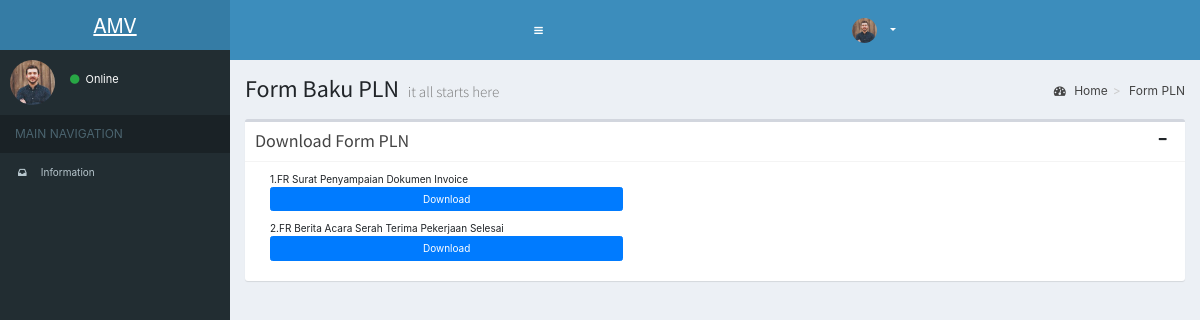
Screenshot of /index.php/admin with the database file from the repository.
### tables this page shows
CREATE TABLE `form` (
  `id_form` int(11) NOT NULL AUTO_INCREMENT,
  `judul_form` varchar(100) DEFAULT NULL,
  `nama_file` text,
  KEY `id_form` (`id_form`)
);

### application/controllers/Admin.php (called while the page is built, shortened)
<?php
class Admin extends CI_Controller
{
	public function __construct()
	{
		$this->load->database();
		$this->load->helper(array('form', 'url'));
		$this->load->library(array('form_validation', 'session', 'enkripsi'));
		$this->load->model(array('admin_model'));
		$this->load->model(array('Setting_model'));
	}
	public function index()
	{
	$data['nama'] = $this->session->userdata('nama');
	$data['id_role'] = $this->session->userdata('id_role');
	$data['email'] = $this->session->userdata('email');
	$data['formnya'] = $this->Setting_model->tampil_form();
		$this->load->view('header',$data);
		$this->load->view('sidebar', $data);
		$this->load->view('admin/index', $data);
		$this->load->view('footer', $data);
	}
}

### index.php (called while the page is built, shortened)
<?php
require_once BASEPATH.'core/CodeIgniter.php';

### application/models/Setting_model.php (called while the page is built, shortened)
<?php
class Setting_model extends CI_Model {
	function tampil_form() {
        $get = $this->db->query("SELECT
		  a.*
		FROM
		  form a
		ORDER BY a.id_form  DESC");
        return $get;
    }
}

### application/views/admin/index.php (the view, shortened to what this page needs)
<div class="content-wrapper">
   <section class="content-header">
     <h1>
       Form Baku PLN
       <small>it all starts here</small>
     </h1>
     <ol class="breadcrumb">
       <li><a href="#"><i class="fa fa-dashboard"></i> Home</a></li>
       <li><a href="#">Form PLN</a></li>
     </ol>
   </section>
   <section class="content">
     <div class="box">
       <div class="box-header with-border">
         <h3 class="box-title">Download Form PLN</h3>
         <div class="box-tools pull-right">
           <button type="button" class="btn btn-box-tool" data-widget="collapse" data-toggle="tooltip"
                   title="Collapse">
             <i class="fa fa-minus"></i></button>
         </div>
       </div>
       <div class="box-body">
		<div class="col-xs-5 d-inline">
		<?php
		$no = 1;
		foreach ($formnya->result_array() as $data) {
		?>
		<p><?php echo $no; ?>.<?php echo $data['judul_form']; ?>
		<button type="button" class="btn btn-block btn-primary" onclick="window.location.href='<?php echo base_url(); ?>public/form/<?php echo $data['judul_form']; ?>'">Download</button></p>
		<?php
									$no++;
								}
								?>
		</div>
       </div>
     </div>
   </section>
 </div>

### rows the page displays
form: judul_form "FR Surat Penyampaian Dokumen Invoice"
form: judul_form "FR Berita Acara Serah Terima Pekerjaan Selesai"
